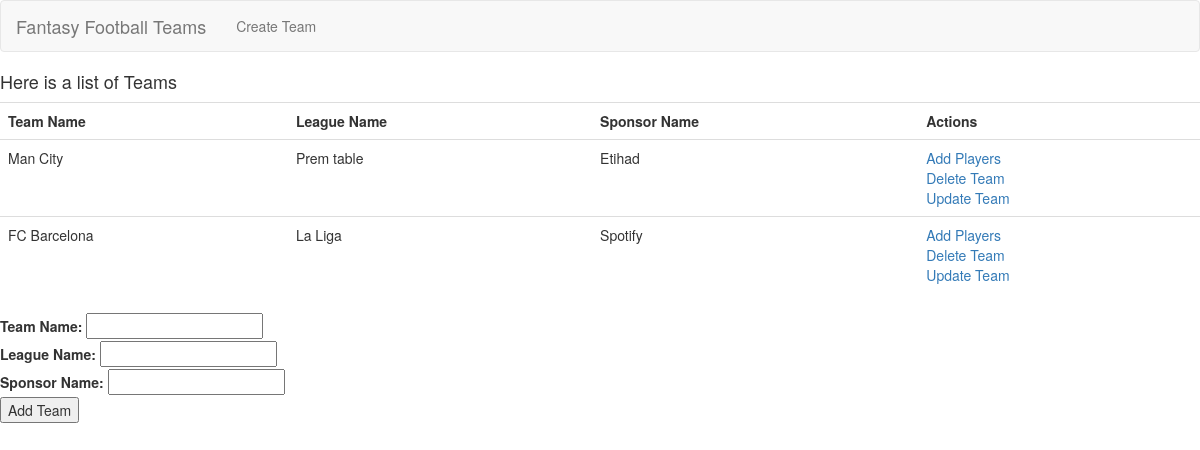
The page /teams on the database its author committed.
### app.py (models this page shows)
class Teams(db.Model):
    id = db.Column(db.Integer, primary_key=True)
    team_name = db.Column(db.String(255),  nullable=False)
    league_name = db.Column(db.String(255), nullable=False)
    sponsor_name = db.Column(db.String(255), nullable=False)
    players = db.relationship('Players', backref='players')

### app.py (the view, shortened to what this page needs)
@app.route('/', methods=['GET' ,'POST'])
@app.route('/teams', methods=['GET', 'POST'])
def teams():
    data = Teams.query.all()
    message = ""
    form = TeamForm()
    return render_template('teams.html', content=data, form=form, message=message)

### forms.py
class TeamForm(FlaskForm):
        team_name = StringField('Team Name: ')
        league_name = StringField('League Name: ')
        sponsor_name = StringField('Sponsor Name: ')
        submit = SubmitField('Add Team')

### templates/teams.html (shortened to what this page needs)
{%  include "base.html" %}
<html>
<head><title>List of all Teams </title></head>
    <body>
        <h4>Here is a list of Teams</h4>
        <table class="table">
            <tr>
              <th scope="col">Team Name</th>
              <th scope="col">League Name</th>
              <th scope="col">Sponsor Name</th>
              <th scope="col">Actions</th>
            </tr>
            {% for team in content %}
            <tr>
              <td>{{team.team_name}}</td>
              <td>{{team.league_name}}</td>
              <td>{{team.sponsor_name}}</td>
              <td><a href="{{url_for('players', x=team.id)}}">Add Players</a>
                <br>
                <a href='deleteteam/{{team.id}}'>Delete Team</a>
                <br>
                <a href='updateteam/{{team.id}}'>Update Team</a>
              </td>
            </tr>
            {% endfor %}
          </table>
            <div class='form'>
              <form method='POST' action=''>
                  {{ form.team_name.label }} {{ form.team_name }}
                  <br>
                  {{ form.league_name.label }} {{ form.league_name }}
                  <br>
                  {{ form.sponsor_name.label }} {{ form.sponsor_name }}
                  <br>
                  {{ form.submit }}
                  <br>
              </form>
          </div>
    </body>
</html>

### rows shown on the page
Teams: team_name "Man City", league_name "Prem table", sponsor_name "Etihad"
Teams: team_name "FC Barcelona", league_name "La Liga", sponsor_name "Spotify"
